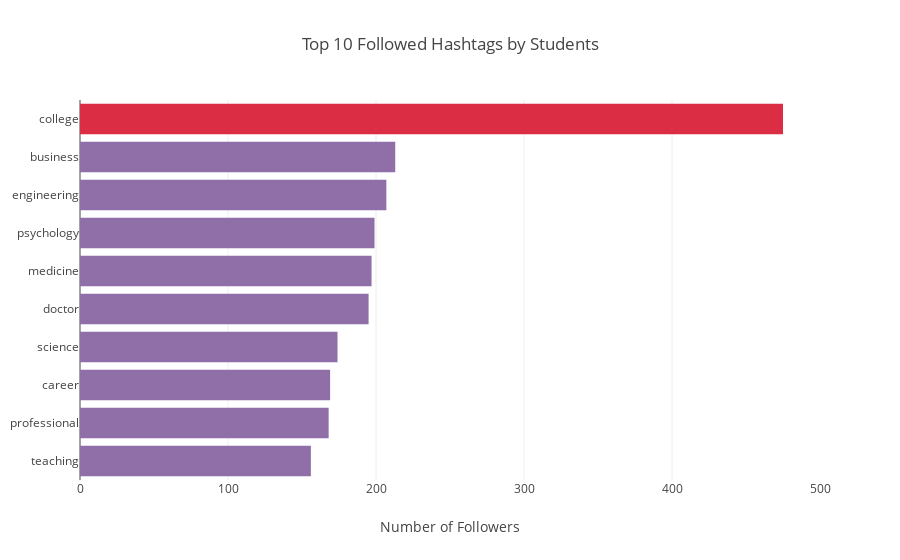

Notebook code for this chart:
### Markdown cell above
### **<span style="color: red">Observation: </span>** 
* North America comes naturally first in terms of number of students, but from it's pie chart, we can see that **97%** of the students from this continent are based in the **U.S.A**
* Asia comes next, with most of its students from India: **~ 85%**
* 2163 students have unknown locations, which is **~ 7%** of the total number of students
* African students number amount to 424, **~ 60%** of it come from 3 main countries: **Egypt**, **Niger** , and **South Africa**
* Students from Europe come mostly from **UK** (~50%)
* Most of South American students are **argentinians** ( ~40% ), **brazialians** (~21%) and **uruguayans** (~13%)
* Lastly, students from Oceanian continent come of course mostly from **Australia** (~72%) and **New Zealand **(~21%)

### Code cell
tag_counts = tag_users_df[tag_users_df['tag_users_user_id'].isin(students_df.index.values)].groupby('tag_users_tag_id').count().sort_values('tag_users_user_id', ascending=False)
new_index = []
for i in tag_counts.index.values:
    new_index.append(tags_df.loc[i][0])
#new_index
tag_counts = tag_counts.set_index(pd.Series(new_index))
tag_counts = tag_counts.rename(columns={'tag_users_user_id': 'Number of Students'})
n = 10
fig = {
    'data': [{
        'type': 'bar',
        'x': tag_counts.head(n)['Number of Students'],
        'y': tag_counts.head(n).index.values,
        'orientation': 'h',
        'marker': {'color': [HIGHLIGHT_BAR_COLOR if i == 0 else BAR_COLOR for i in range(n)]},
    }],
    'layout': {
        'title': f'Top {n} Followed Hashtags by Students', 
        'yaxis': {'autorange': 'reversed'},
        'xaxis': {'title': 'Number of Followers'}
    }
}
iplot(fig)

### Figure 1 — Plotly figure (JSON) as saved in the notebook; plotly's stock layout.template omitted (floating-point values rounded to 4 significant figures)
{"data": [{"marker": {"color": ["#db2d43", "#906FA8", "#906FA8", "#906FA8", "#906FA8", "#906FA8", "#906FA8", "#906FA8", "#906FA8", "#906FA8"]}, "orientation": "h", "type": "bar", "uid": "f4cca1c4-f072-4c42-9688-4830ce29a063", "x": [475, 213, 207, 199, 197, 195, 174, 169, 168, 156], "y": ["college", "business", "engineering", "psychology", "medicine", "doctor", "science", "career", "professional", "teaching"]}], "layout": {"title": {"text": "Top 10 Followed Hashtags by Students"}, "xaxis": {"title": {"text": "Number of Followers"}}, "yaxis": {"autorange": "reversed"}}}
